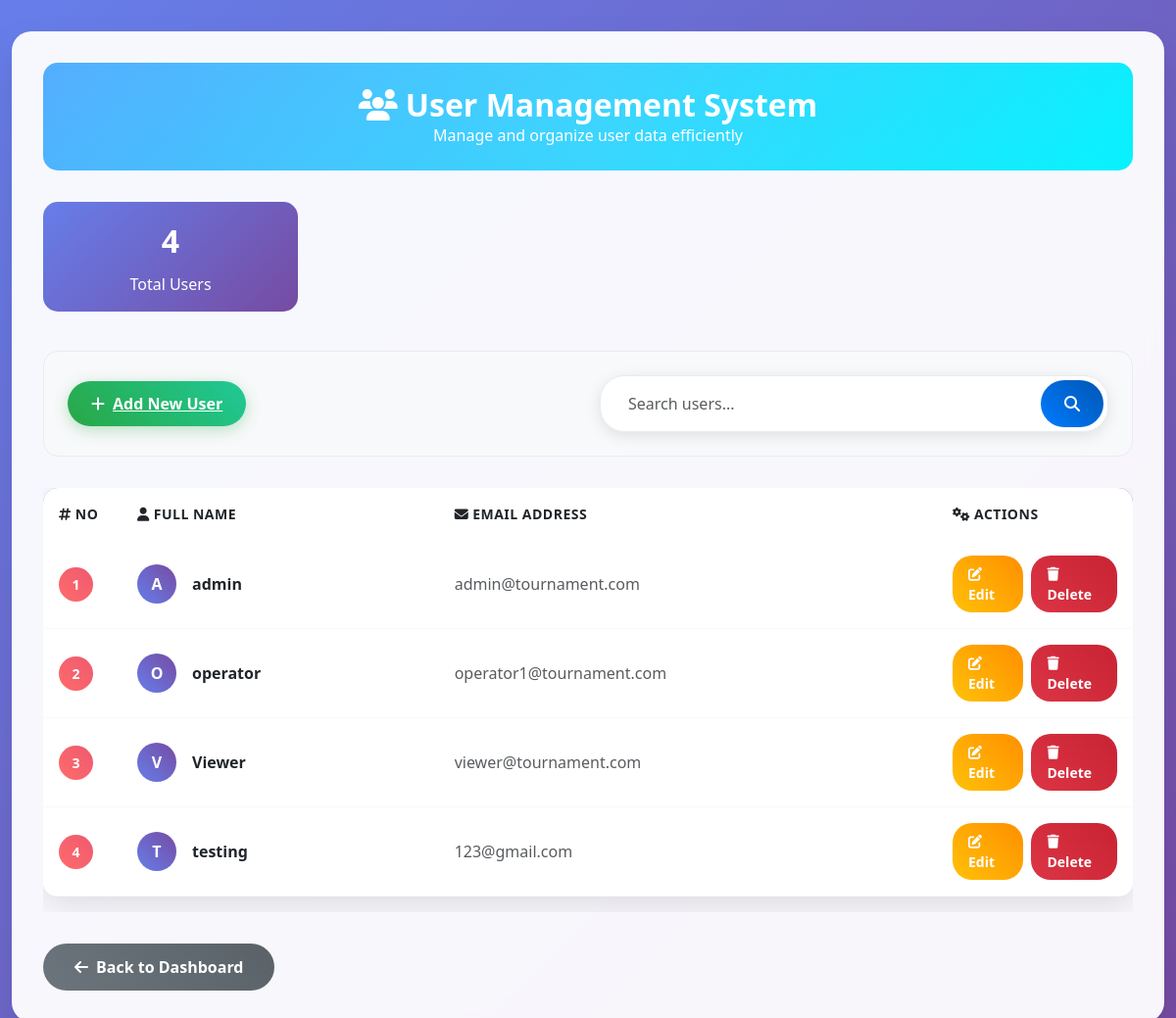
/users.php, run on an earlier commit of the app's database.
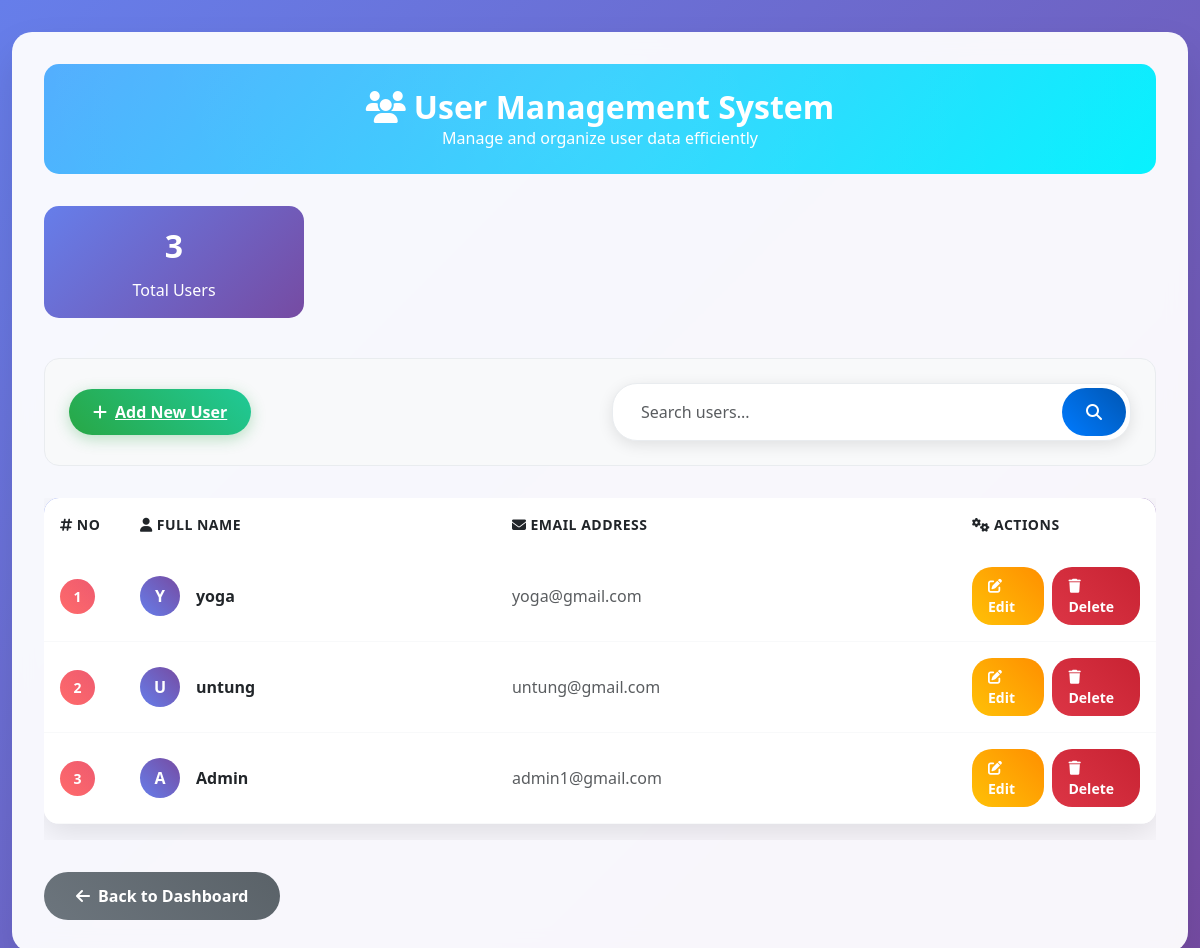
And on a later commit of the database.
### tables this page shows
CREATE TABLE `users` (
  `id` int NOT NULL,
  `name` varchar(255) NOT NULL,
  `email` varchar(255) NOT NULL,
  `password` varchar(255) NOT NULL,
  `role` enum('admin','operator','viewer') DEFAULT 'operator',
  `status` enum('active','inactive') DEFAULT 'active',
  `created_at` timestamp NULL DEFAULT CURRENT_TIMESTAMP,
  `updated_at` timestamp NULL DEFAULT CURRENT_TIMESTAMP ON UPDATE CURRENT_TIMESTAMP
);

### users.php (the view, shortened to what this page needs)
<?php
include 'panggil.php';
$result = $conn->query("SELECT * FROM users ORDER BY id ASC");
?>
<!DOCTYPE html>
<html lang="en">
<head>
    <link href="https://cdn.jsdelivr.net/npm/bootstrap@5.3.0/dist/css/bootstrap.min.css" rel="stylesheet">
    <link href="https://cdnjs.cloudflare.com/ajax/libs/font-awesome/6.4.0/css/all.min.css" rel="stylesheet">
</head>
<body>
<div class="container-fluid">
    <div class="main-container">
        <div class="page-header">
            <h2><i class="fas fa-users me-2"></i>User Management System</h2>
            <p class="mb-0">Manage and organize user data efficiently</p>
        </div>
        <div class="row mb-4">
            <div class="col-md-3">
                <div class="stats-card">
                    <div class="stats-number"><?= $result->num_rows; ?></div>
                    <div>Total Users</div>
                </div>
            </div>
        </div>
        <div class="action-bar">
            <div class="row align-items-center">
                <div class="col-md-6">
                    <a href="tambah-user.php" class="btn-add">
                        <i class="fas fa-plus me-2"></i>Add New User
                    </a>
                </div>
                <div class="col-md-6">
                    <form class="search-form d-flex" method="get">
                        <input class="form-control me-2" type="search" name="q" placeholder="Search users...">
                        <button class="btn-search" type="submit">
                            <i class="fas fa-search"></i>
                        </button>
                    </form>
                </div>
            </div>
        </div>
        <?php if ($result->num_rows > 0): ?>
        <div class="table-responsive">
            <table class="table data-table">
                <thead>
                    <tr>
                        <th style="width: 80px;">
                            <i class="fas fa-hashtag me-1"></i>No
                        </th>
                        <th>
                            <i class="fas fa-user me-1"></i>Full Name
                        </th>
                        <th>
                            <i class="fas fa-envelope me-1"></i>Email Address
                        </th>
                        <th style="width: 200px;">
                            <i class="fas fa-cogs me-1"></i>Actions
                        </th>
                    </tr>
                </thead>
                <tbody>
                    <?php
                    $no = 1;
                    while ($row = $result->fetch_assoc()):
                    ?>
                    <tr>
                        <td>
                            <div class="row-number"><?= $no++; ?></div>
                        </td>
                        <td>
                            <div class="d-flex align-items-center">
                                <div class="avatar me-3" style="width: 40px; height: 40px; background: linear-gradient(45deg, #667eea, #764ba2); border-radius: 50%; display: flex; align-items: center; justify-content: center; color: white; font-weight: 700;">
                                    <?= strtoupper(substr($row['name'], 0, 1)); ?>
                                </div>
                                <div>
                                    <div class="fw-bold"><?= htmlspecialchars($row['name']); ?></div>
                                </div>
                            </div>
                        </td>
                        <td>
                            <span class="text-muted"><?= htmlspecialchars($row['email']); ?></span>
                        </td>
                        <td>
                            <div class="action-buttons">
                                <a href="edit-user.php?id=<?= $row['id']; ?>" class="btn-edit">
                                    <i class="fas fa-edit me-1"></i>Edit
                                </a>
                                <a href="hapus-user.php?id=<?= $row['id']; ?>" class="btn-delete" onclick="return confirm('Are you sure you want to delete this user?')">
                                    <i class="fas fa-trash me-1"></i>Delete
                                </a>
                            </div>
                        </td>
                    </tr>
                    <?php endwhile; ?>
                </tbody>
            </table>
        </div>
        <?php endif; ?>
        <a href="dashboard.php" class="back-button">
            <i class="fas fa-arrow-left"></i>Back to Dashboard
        </a>
    </div>
</div>
</body>
</html>

What changed in the data, as far as the page shows it:
removed users: name "A", name "admin", email "admin@tournament.com"
removed users: name "O", name "operator", email "operator1@tournament.com"
removed users: name "V", name "Viewer", email "viewer@tournament.com"
removed users: name "T", name "testing", email "123@gmail.com"
added users: name "Y", name "yoga", email "yoga@gmail.com"
added users: name "U", name "untung", email "untung@gmail.com"
added users: name "A", name "Admin", email "admin1@gmail.com"
Also different on the page:
$result->num_rows: "4" → "3"
